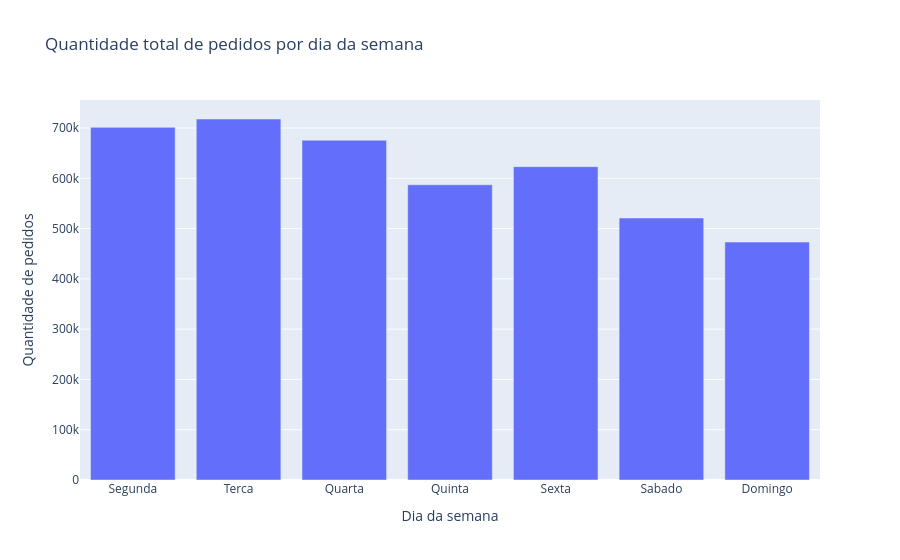

The code cell stored with this chart in its notebook:
### Code cell
base_dia_semana = (
    base
    .groupby(["dia_semana_num", "dia_semana"], as_index=False)
    .agg(
        total_pedidos=("total_pedidos_mascarado", "sum")
    )
    .sort_values("dia_semana_num")
)

fig = px.bar(
    base_dia_semana,
    x="dia_semana",
    y="total_pedidos",
    title="Quantidade total de pedidos por dia da semana",
    labels={
        "dia_semana": "Dia da semana",
        "total_pedidos": "Quantidade de pedidos"
    },
    hover_data={
        "total_pedidos": ":,.0f",
        "dia_semana_num": False
    }
)

fig.show()

### Figure 1 — Plotly figure (JSON) as saved in the notebook; plotly's stock layout.template omitted (floating-point values rounded to 4 significant figures)
{"data": [{"customdata": [[0], [1], [2], [3], [4], [5], [6]], "hovertemplate": "Dia da semana=%{x}<br>Quantidade de pedidos=%{y:,.0f}<extra></extra>", "legendgroup": "", "marker": {"color": "#636efa", "pattern": {"shape": ""}}, "name": "", "orientation": "v", "showlegend": false, "textposition": "auto", "type": "bar", "x": ["Segunda", "Terca", "Quarta", "Quinta", "Sexta", "Sabado", "Domingo"], "xaxis": "x", "y": [701357, 717942, 675727, 587195, 623142, 521057, 473150], "yaxis": "y"}], "layout": {"barmode": "relative", "legend": {"tracegroupgap": 0}, "title": {"text": "Quantidade total de pedidos por dia da semana"}, "xaxis": {"anchor": "y", "domain": [0, 1], "title": {"text": "Dia da semana"}}, "yaxis": {"anchor": "x", "domain": [0, 1], "title": {"text": "Quantidade de pedidos"}}}}
